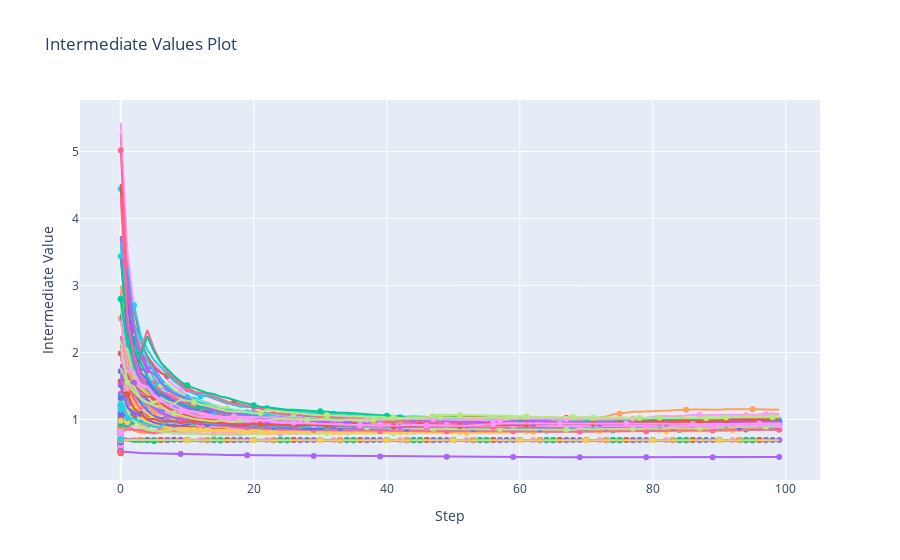

The code cell stored with this chart in its notebook:
### Code cell
optuna.visualization.plot_intermediate_values(study)
